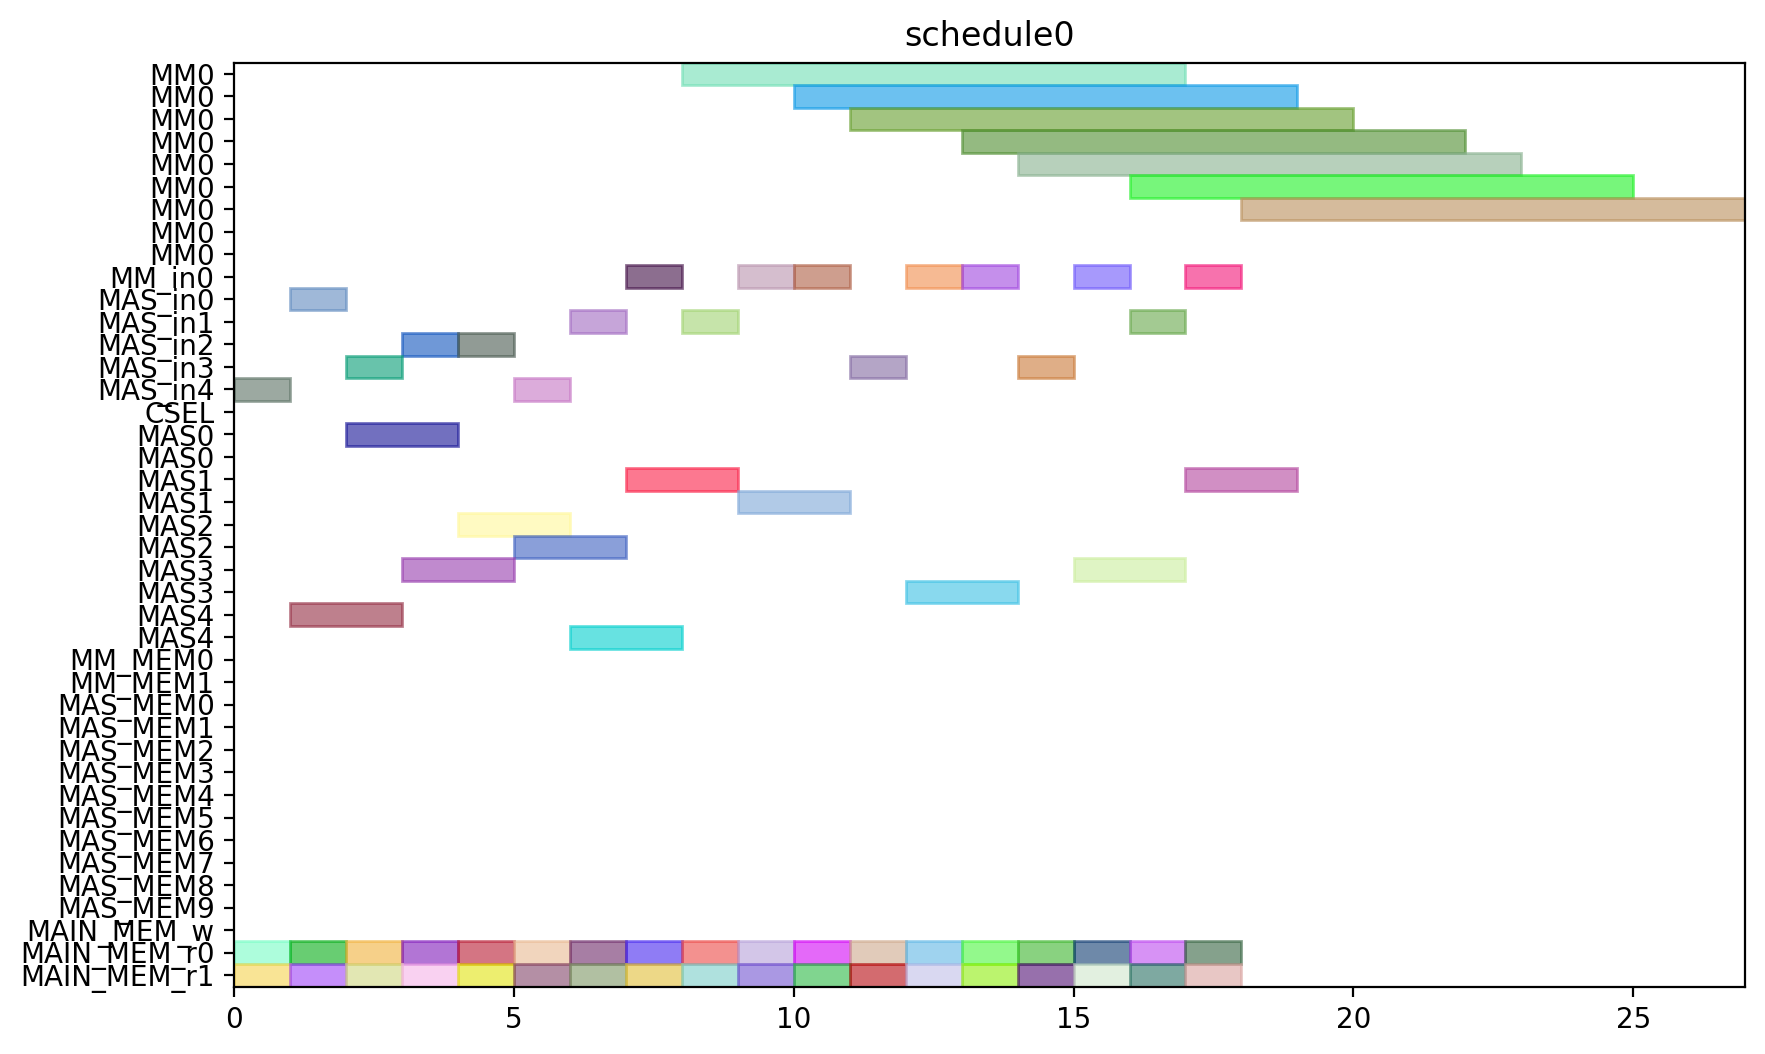

Write Python code to recreate this figure.
from pyschedule import Scenario, solvers, plotters, alt


def solve():
	horizon = 120
	S = Scenario("schedule0", horizon=horizon)

	# resource
	MM = S.Resources('MM', num=1, size=9)
	MM_in = S.Resources('MM_in', num=1)
	MAS_in = S.Resources('MAS_in', num=5)
	CSEL = S.Resource('CSEL')
	MAS = S.Resources('MAS', num=5, size=2, periods=range(1, horizon))
	MM_MEM = S.Resources('MM_MEM', num=2)
	MAS_MEM = S.Resources('MAS_MEM', num=10)
	MAIN_MEM_w = S.Resource('MAIN_MEM_w', size=1)
	MAIN_MEM_r = S.Resources('MAIN_MEM_r', num=2)

	# result of previous scheduling

	# new tasks
	t0_t0 = S.Task('t0_t0', length=2, delay_cost=1)
	t0_t0 += alt(MAS)
	t0_t0_in = S.Task('t0_t0_in', length=1, delay_cost=1)
	t0_t0_in += alt(MAS_in)
	S += t0_t0_in*MAS_in[0]<=t0_t0*MAS[0]

	S += t0_t0_in*MAS_in[1]<=t0_t0*MAS[1]

	S += t0_t0_in*MAS_in[2]<=t0_t0*MAS[2]

	S += t0_t0_in*MAS_in[3]<=t0_t0*MAS[3]

	S += t0_t0_in*MAS_in[4]<=t0_t0*MAS[4]

	t0_t0_mem0 = S.Task('t0_t0_mem0', length=1, delay_cost=1)
	t0_t0_mem0 += MAIN_MEM_r[0]
	S += t0_t0_mem0 <= t0_t0

	t0_t0_mem1 = S.Task('t0_t0_mem1', length=1, delay_cost=1)
	t0_t0_mem1 += MAIN_MEM_r[1]
	S += t0_t0_mem1 <= t0_t0

	t0_t1 = S.Task('t0_t1', length=2, delay_cost=1)
	t0_t1 += alt(MAS)
	t0_t1_in = S.Task('t0_t1_in', length=1, delay_cost=1)
	t0_t1_in += alt(MAS_in)
	S += t0_t1_in*MAS_in[0]<=t0_t1*MAS[0]

	S += t0_t1_in*MAS_in[1]<=t0_t1*MAS[1]

	S += t0_t1_in*MAS_in[2]<=t0_t1*MAS[2]

	S += t0_t1_in*MAS_in[3]<=t0_t1*MAS[3]

	S += t0_t1_in*MAS_in[4]<=t0_t1*MAS[4]

	t0_t1_mem0 = S.Task('t0_t1_mem0', length=1, delay_cost=1)
	t0_t1_mem0 += MAIN_MEM_r[0]
	S += t0_t1_mem0 <= t0_t1

	t0_t1_mem1 = S.Task('t0_t1_mem1', length=1, delay_cost=1)
	t0_t1_mem1 += MAIN_MEM_r[1]
	S += t0_t1_mem1 <= t0_t1

	t0_t3 = S.Task('t0_t3', length=9, delay_cost=1)
	t0_t3 += alt(MM)
	t0_t3_in = S.Task('t0_t3_in', length=1, delay_cost=1)
	t0_t3_in += alt(MM_in)
	S += t0_t3_in*MM_in[0]<=t0_t3*MM[0]
	t0_t3_mem0 = S.Task('t0_t3_mem0', length=1, delay_cost=1)
	t0_t3_mem0 += MAIN_MEM_r[0]
	S += t0_t3_mem0 <= t0_t3

	t0_t3_mem1 = S.Task('t0_t3_mem1', length=1, delay_cost=1)
	t0_t3_mem1 += MAIN_MEM_r[1]
	S += t0_t3_mem1 <= t0_t3

	t1_t0 = S.Task('t1_t0', length=2, delay_cost=1)
	t1_t0 += alt(MAS)
	t1_t0_in = S.Task('t1_t0_in', length=1, delay_cost=1)
	t1_t0_in += alt(MAS_in)
	S += t1_t0_in*MAS_in[0]<=t1_t0*MAS[0]

	S += t1_t0_in*MAS_in[1]<=t1_t0*MAS[1]

	S += t1_t0_in*MAS_in[2]<=t1_t0*MAS[2]

	S += t1_t0_in*MAS_in[3]<=t1_t0*MAS[3]

	S += t1_t0_in*MAS_in[4]<=t1_t0*MAS[4]

	t1_t0_mem0 = S.Task('t1_t0_mem0', length=1, delay_cost=1)
	t1_t0_mem0 += MAIN_MEM_r[0]
	S += t1_t0_mem0 <= t1_t0

	t1_t0_mem1 = S.Task('t1_t0_mem1', length=1, delay_cost=1)
	t1_t0_mem1 += MAIN_MEM_r[1]
	S += t1_t0_mem1 <= t1_t0

	t1_t1 = S.Task('t1_t1', length=2, delay_cost=1)
	t1_t1 += alt(MAS)
	t1_t1_in = S.Task('t1_t1_in', length=1, delay_cost=1)
	t1_t1_in += alt(MAS_in)
	S += t1_t1_in*MAS_in[0]<=t1_t1*MAS[0]

	S += t1_t1_in*MAS_in[1]<=t1_t1*MAS[1]

	S += t1_t1_in*MAS_in[2]<=t1_t1*MAS[2]

	S += t1_t1_in*MAS_in[3]<=t1_t1*MAS[3]

	S += t1_t1_in*MAS_in[4]<=t1_t1*MAS[4]

	t1_t1_mem0 = S.Task('t1_t1_mem0', length=1, delay_cost=1)
	t1_t1_mem0 += MAIN_MEM_r[0]
	S += t1_t1_mem0 <= t1_t1

	t1_t1_mem1 = S.Task('t1_t1_mem1', length=1, delay_cost=1)
	t1_t1_mem1 += MAIN_MEM_r[1]
	S += t1_t1_mem1 <= t1_t1

	t1_t3 = S.Task('t1_t3', length=9, delay_cost=1)
	t1_t3 += alt(MM)
	t1_t3_in = S.Task('t1_t3_in', length=1, delay_cost=1)
	t1_t3_in += alt(MM_in)
	S += t1_t3_in*MM_in[0]<=t1_t3*MM[0]
	t1_t3_mem0 = S.Task('t1_t3_mem0', length=1, delay_cost=1)
	t1_t3_mem0 += MAIN_MEM_r[0]
	S += t1_t3_mem0 <= t1_t3

	t1_t3_mem1 = S.Task('t1_t3_mem1', length=1, delay_cost=1)
	t1_t3_mem1 += MAIN_MEM_r[1]
	S += t1_t3_mem1 <= t1_t3

	t2_t2 = S.Task('t2_t2', length=2, delay_cost=1)
	t2_t2 += alt(MAS)
	t2_t2_in = S.Task('t2_t2_in', length=1, delay_cost=1)
	t2_t2_in += alt(MAS_in)
	S += t2_t2_in*MAS_in[0]<=t2_t2*MAS[0]

	S += t2_t2_in*MAS_in[1]<=t2_t2*MAS[1]

	S += t2_t2_in*MAS_in[2]<=t2_t2*MAS[2]

	S += t2_t2_in*MAS_in[3]<=t2_t2*MAS[3]

	S += t2_t2_in*MAS_in[4]<=t2_t2*MAS[4]

	t2_t2_mem0 = S.Task('t2_t2_mem0', length=1, delay_cost=1)
	t2_t2_mem0 += MAIN_MEM_r[0]
	S += t2_t2_mem0 <= t2_t2

	t2_t2_mem1 = S.Task('t2_t2_mem1', length=1, delay_cost=1)
	t2_t2_mem1 += MAIN_MEM_r[1]
	S += t2_t2_mem1 <= t2_t2

	t5_t0 = S.Task('t5_t0', length=9, delay_cost=1)
	t5_t0 += alt(MM)
	t5_t0_in = S.Task('t5_t0_in', length=1, delay_cost=1)
	t5_t0_in += alt(MM_in)
	S += t5_t0_in*MM_in[0]<=t5_t0*MM[0]
	t5_t0_mem0 = S.Task('t5_t0_mem0', length=1, delay_cost=1)
	t5_t0_mem0 += MAIN_MEM_r[0]
	S += t5_t0_mem0 <= t5_t0

	t5_t0_mem1 = S.Task('t5_t0_mem1', length=1, delay_cost=1)
	t5_t0_mem1 += MAIN_MEM_r[1]
	S += t5_t0_mem1 <= t5_t0

	t5_t1 = S.Task('t5_t1', length=9, delay_cost=1)
	t5_t1 += alt(MM)
	t5_t1_in = S.Task('t5_t1_in', length=1, delay_cost=1)
	t5_t1_in += alt(MM_in)
	S += t5_t1_in*MM_in[0]<=t5_t1*MM[0]
	t5_t1_mem0 = S.Task('t5_t1_mem0', length=1, delay_cost=1)
	t5_t1_mem0 += MAIN_MEM_r[0]
	S += t5_t1_mem0 <= t5_t1

	t5_t1_mem1 = S.Task('t5_t1_mem1', length=1, delay_cost=1)
	t5_t1_mem1 += MAIN_MEM_r[1]
	S += t5_t1_mem1 <= t5_t1

	t5_t2 = S.Task('t5_t2', length=2, delay_cost=1)
	t5_t2 += alt(MAS)
	t5_t2_in = S.Task('t5_t2_in', length=1, delay_cost=1)
	t5_t2_in += alt(MAS_in)
	S += t5_t2_in*MAS_in[0]<=t5_t2*MAS[0]

	S += t5_t2_in*MAS_in[1]<=t5_t2*MAS[1]

	S += t5_t2_in*MAS_in[2]<=t5_t2*MAS[2]

	S += t5_t2_in*MAS_in[3]<=t5_t2*MAS[3]

	S += t5_t2_in*MAS_in[4]<=t5_t2*MAS[4]

	t5_t2_mem0 = S.Task('t5_t2_mem0', length=1, delay_cost=1)
	t5_t2_mem0 += MAIN_MEM_r[0]
	S += t5_t2_mem0 <= t5_t2

	t5_t2_mem1 = S.Task('t5_t2_mem1', length=1, delay_cost=1)
	t5_t2_mem1 += MAIN_MEM_r[1]
	S += t5_t2_mem1 <= t5_t2

	t5_t3 = S.Task('t5_t3', length=2, delay_cost=1)
	t5_t3 += alt(MAS)
	t5_t3_in = S.Task('t5_t3_in', length=1, delay_cost=1)
	t5_t3_in += alt(MAS_in)
	S += t5_t3_in*MAS_in[0]<=t5_t3*MAS[0]

	S += t5_t3_in*MAS_in[1]<=t5_t3*MAS[1]

	S += t5_t3_in*MAS_in[2]<=t5_t3*MAS[2]

	S += t5_t3_in*MAS_in[3]<=t5_t3*MAS[3]

	S += t5_t3_in*MAS_in[4]<=t5_t3*MAS[4]

	t5_t3_mem0 = S.Task('t5_t3_mem0', length=1, delay_cost=1)
	t5_t3_mem0 += MAIN_MEM_r[0]
	S += t5_t3_mem0 <= t5_t3

	t5_t3_mem1 = S.Task('t5_t3_mem1', length=1, delay_cost=1)
	t5_t3_mem1 += MAIN_MEM_r[1]
	S += t5_t3_mem1 <= t5_t3

	t7_t0 = S.Task('t7_t0', length=2, delay_cost=1)
	t7_t0 += alt(MAS)
	t7_t0_in = S.Task('t7_t0_in', length=1, delay_cost=1)
	t7_t0_in += alt(MAS_in)
	S += t7_t0_in*MAS_in[0]<=t7_t0*MAS[0]

	S += t7_t0_in*MAS_in[1]<=t7_t0*MAS[1]

	S += t7_t0_in*MAS_in[2]<=t7_t0*MAS[2]

	S += t7_t0_in*MAS_in[3]<=t7_t0*MAS[3]

	S += t7_t0_in*MAS_in[4]<=t7_t0*MAS[4]

	t7_t0_mem0 = S.Task('t7_t0_mem0', length=1, delay_cost=1)
	t7_t0_mem0 += MAIN_MEM_r[0]
	S += t7_t0_mem0 <= t7_t0

	t7_t0_mem1 = S.Task('t7_t0_mem1', length=1, delay_cost=1)
	t7_t0_mem1 += MAIN_MEM_r[1]
	S += t7_t0_mem1 <= t7_t0

	t7_t1 = S.Task('t7_t1', length=2, delay_cost=1)
	t7_t1 += alt(MAS)
	t7_t1_in = S.Task('t7_t1_in', length=1, delay_cost=1)
	t7_t1_in += alt(MAS_in)
	S += t7_t1_in*MAS_in[0]<=t7_t1*MAS[0]

	S += t7_t1_in*MAS_in[1]<=t7_t1*MAS[1]

	S += t7_t1_in*MAS_in[2]<=t7_t1*MAS[2]

	S += t7_t1_in*MAS_in[3]<=t7_t1*MAS[3]

	S += t7_t1_in*MAS_in[4]<=t7_t1*MAS[4]

	t7_t1_mem0 = S.Task('t7_t1_mem0', length=1, delay_cost=1)
	t7_t1_mem0 += MAIN_MEM_r[0]
	S += t7_t1_mem0 <= t7_t1

	t7_t1_mem1 = S.Task('t7_t1_mem1', length=1, delay_cost=1)
	t7_t1_mem1 += MAIN_MEM_r[1]
	S += t7_t1_mem1 <= t7_t1

	t7_t3 = S.Task('t7_t3', length=9, delay_cost=1)
	t7_t3 += alt(MM)
	t7_t3_in = S.Task('t7_t3_in', length=1, delay_cost=1)
	t7_t3_in += alt(MM_in)
	S += t7_t3_in*MM_in[0]<=t7_t3*MM[0]
	t7_t3_mem0 = S.Task('t7_t3_mem0', length=1, delay_cost=1)
	t7_t3_mem0 += MAIN_MEM_r[0]
	S += t7_t3_mem0 <= t7_t3

	t7_t3_mem1 = S.Task('t7_t3_mem1', length=1, delay_cost=1)
	t7_t3_mem1 += MAIN_MEM_r[1]
	S += t7_t3_mem1 <= t7_t3

	t10_t0 = S.Task('t10_t0', length=9, delay_cost=1)
	t10_t0 += alt(MM)
	t10_t0_in = S.Task('t10_t0_in', length=1, delay_cost=1)
	t10_t0_in += alt(MM_in)
	S += t10_t0_in*MM_in[0]<=t10_t0*MM[0]
	t10_t0_mem0 = S.Task('t10_t0_mem0', length=1, delay_cost=1)
	t10_t0_mem0 += MAIN_MEM_r[0]
	S += t10_t0_mem0 <= t10_t0

	t10_t0_mem1 = S.Task('t10_t0_mem1', length=1, delay_cost=1)
	t10_t0_mem1 += MAIN_MEM_r[1]
	S += t10_t0_mem1 <= t10_t0

	t10_t1 = S.Task('t10_t1', length=9, delay_cost=1)
	t10_t1 += alt(MM)
	t10_t1_in = S.Task('t10_t1_in', length=1, delay_cost=1)
	t10_t1_in += alt(MM_in)
	S += t10_t1_in*MM_in[0]<=t10_t1*MM[0]
	t10_t1_mem0 = S.Task('t10_t1_mem0', length=1, delay_cost=1)
	t10_t1_mem0 += MAIN_MEM_r[0]
	S += t10_t1_mem0 <= t10_t1

	t10_t1_mem1 = S.Task('t10_t1_mem1', length=1, delay_cost=1)
	t10_t1_mem1 += MAIN_MEM_r[1]
	S += t10_t1_mem1 <= t10_t1

	t10_t2 = S.Task('t10_t2', length=2, delay_cost=1)
	t10_t2 += alt(MAS)
	t10_t2_in = S.Task('t10_t2_in', length=1, delay_cost=1)
	t10_t2_in += alt(MAS_in)
	S += t10_t2_in*MAS_in[0]<=t10_t2*MAS[0]

	S += t10_t2_in*MAS_in[1]<=t10_t2*MAS[1]

	S += t10_t2_in*MAS_in[2]<=t10_t2*MAS[2]

	S += t10_t2_in*MAS_in[3]<=t10_t2*MAS[3]

	S += t10_t2_in*MAS_in[4]<=t10_t2*MAS[4]

	t10_t2_mem0 = S.Task('t10_t2_mem0', length=1, delay_cost=1)
	t10_t2_mem0 += MAIN_MEM_r[0]
	S += t10_t2_mem0 <= t10_t2

	t10_t2_mem1 = S.Task('t10_t2_mem1', length=1, delay_cost=1)
	t10_t2_mem1 += MAIN_MEM_r[1]
	S += t10_t2_mem1 <= t10_t2

	t10_t3 = S.Task('t10_t3', length=2, delay_cost=1)
	t10_t3 += alt(MAS)
	t10_t3_in = S.Task('t10_t3_in', length=1, delay_cost=1)
	t10_t3_in += alt(MAS_in)
	S += t10_t3_in*MAS_in[0]<=t10_t3*MAS[0]

	S += t10_t3_in*MAS_in[1]<=t10_t3*MAS[1]

	S += t10_t3_in*MAS_in[2]<=t10_t3*MAS[2]

	S += t10_t3_in*MAS_in[3]<=t10_t3*MAS[3]

	S += t10_t3_in*MAS_in[4]<=t10_t3*MAS[4]

	t10_t3_mem0 = S.Task('t10_t3_mem0', length=1, delay_cost=1)
	t10_t3_mem0 += MAIN_MEM_r[0]
	S += t10_t3_mem0 <= t10_t3

	t10_t3_mem1 = S.Task('t10_t3_mem1', length=1, delay_cost=1)
	t10_t3_mem1 += MAIN_MEM_r[1]
	S += t10_t3_mem1 <= t10_t3

	solvers.mip.solve(S,msg=1,kind='CPLEX',ratio_gap=1.01)

	solution = [['hoge']*len(S.solution()[1]) for i in range(len(S.solution()))]
	for i in range(len(S.solution())):
		for j in range(len(S.solution()[i])):
			solution[i][j]=str(S.solution()[i][j])
	print(solution)

	cycles = int(solution[-1][3])

	pic_file_name = "/mnt/rose/usr1/fukuda/ABE/multiRAM_multiMAS_16mux/scheduling_result/stage9MM1_stage2MAS5/EP2_DBL_w_EVAL/schedule0.png"
	if(S.solution() != []):
		plotters.matplotlib.plot(S,img_filename=pic_file_name, show_task_labels=False, fig_size=(cycles*0.25+3, 6))

	return solution
